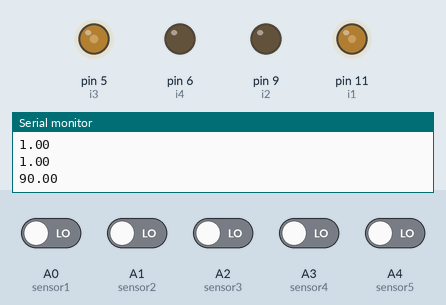
Recording of a sketch running on a simulated Arduino Mega 2560, built with avr-gcc and run on an emulated ATmega2560. Parts: output pins drawn as LEDs (lit = HIGH), the last lines printed to the serial monitor. Dashed ring = blinking. Inputs (shaded band) come from the test bench; at power-on: A0 (sensor1), A1 (sensor2), A2 (sensor3), A3 (sensor4), A4 (sensor5) LOW.

Above: at 2.2 s.
2.3 s: A0 (sensor1) driven HIGH
At 4.3 s:
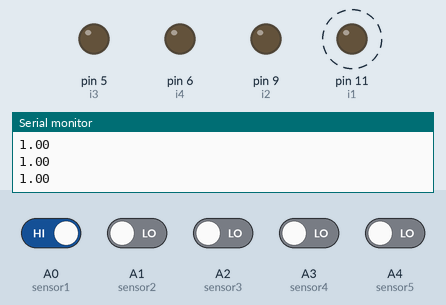
5.3 s: A2 (sensor3) driven HIGH
At 5.9 s:
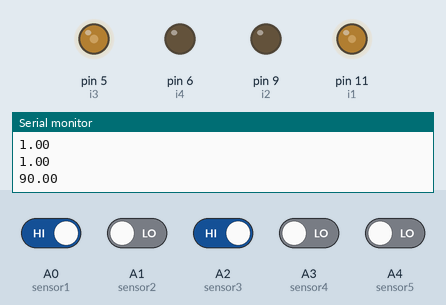
8.3 s: A1 (sensor2) driven HIGH
At 8.67 s:
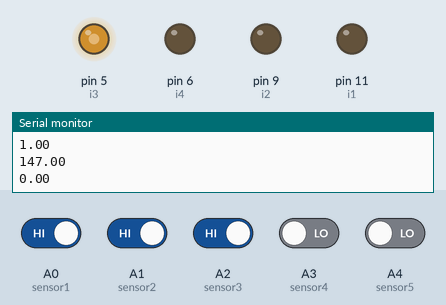
11.3 s: A4 (sensor5) driven HIGH
At 11.64 s:
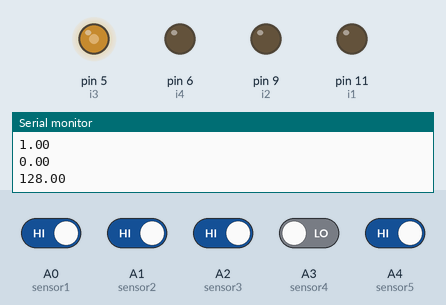
14.3 s: A3 (sensor4) driven HIGH
At 15.6 s:
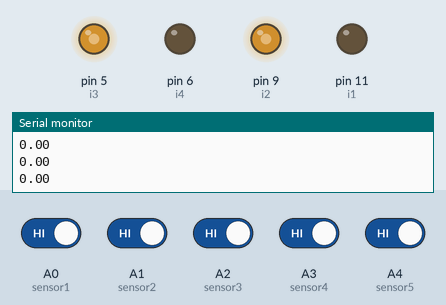
17.3 s: A0 (sensor1) driven LOW
At 17.82 s:
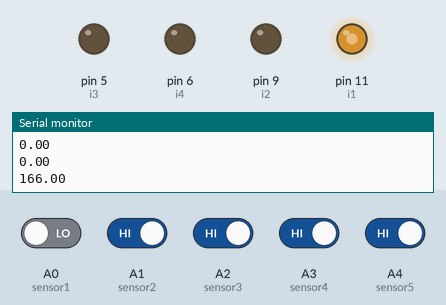
Timing chart, 0 to 20.3 s (numbered marks = the images above; inputs shaded):
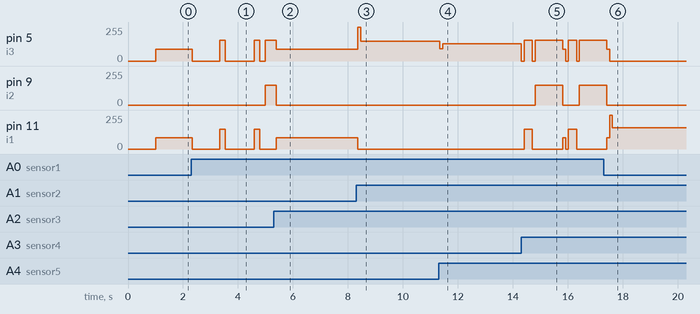

Measured:
- after the input at 2.3 s, pin 5 (i3): goes 0/255 1.0 s, 155/255 0.20 s, 0/255 1.1 s, 155/255 0.20 s, 0/255 0.20 s, then 155/255, starting at once; pin 9 (i2): 0/255 → 150/255 after 2.7 s; pin 11 (i1): alternates 150/255 for 0.20 s and 0/255 for 1.0 s, starting at once
- after the input at 5.3 s, pin 5 (i3): goes on until 5.4 s, then stays 90/255
- after the input at 8.3 s, pin 5 (i3): 90/255 → 255/255 after 0.06 s, → 147/255 0.10 s later; pin 11 (i1): 85/255 → 0/255 after 0.06 s
- after the input at 11.3 s, pin 5 (i3): 147/255 → 91/255 at once, → 128/255 0.10 s later
- after the input at 14.3 s, pin 5 (i3): 128/255 → 0/255 at once, → 155/255 0.10 s later, → 0/255 0.30 s later, → 155/255 0.10 s later, … (9 changes in this stretch); pin 9 (i2): 0/255 → 150/255 after 0.51 s, → 0/255 1.0 s later, → 150/255 0.60 s later
- after the input at 17.3 s, pin 5 (i3): goes on until 17.5 s, then stays 0/255; pin 9 (i2): goes on until 17.4 s, then stays 0/255

The sketch:

meshmerize_29_12.ino
```cpp
//PID LINE FOLLOWER
//(imagine th at you are driving the bot for right-left convention)

// use MEGA
/* on motor driver
 *  M1 left motor red
 *  M2
 *  M3 right motor red
 *  M4
 *  I1 11 M1
 *  I2 9
 *  I3 right motor
 *  I4
 */

//motor driver-pins must be pwm to control speed!!!

#define i1 11 //right forward
#define i2 9  //right backward
#define i3 5  //left forward
#define i4 6  //left backward

//IR ARRAY
#define  sensor1 A0     // RIGHT most sensor
#define  sensor2 A1
#define  sensor3 A2
#define  sensor4 A3
#define  sensor5 A4     // LEFT most sensor
#define  sensorL A5
#define  sensorR 10     // A6 is damaged

//BUTTON,LED
#define BUTTON 3  //Interrupt
#define LED 12

#define L 1
#define S 2
#define R 3
//#define U 4

//#define Sample_Time = 1;

int  inter[50]={0};
int inter_num = 0 ; // keeps track of directions

float ir[6];  //ir array values

int s=90;//fixed speed

// PID Constants
float Kp=19;//30
float Ki=0.00;
float Kd=37;//50.0;


//unsigned long last_time = millis();

float sum;

float pos;    //instantaneous position
float setpoint;
float PID_value = 0;


void calculate_PID();
void forward();
void stop_();
void left_turn(int);
void right_turn(int);
void path_error();
void setup() {


//motor driver
  pinMode(i1,OUTPUT);
  pinMode(i2,OUTPUT);
  pinMode(i3,OUTPUT);
  pinMode(i4,OUTPUT);


// ir array
  pinMode(sensor1,INPUT);
  pinMode(sensor2,INPUT);
  pinMode(sensor3,INPUT);
  pinMode(sensor4,INPUT);
  pinMode(sensor5,INPUT);
  //pinMode(sensorL, INPUT);
  //pinMode(sensorR, INPUT);
  //pinMode(BUTTON, INPUT);
  //attachInterrupt(digitalPinToInterrupt(BUTTON), run_mode, FALLING);
  Serial.begin(9600);

  setpoint=0 ;
  delay(1000);
}


float error=0, previous_error = 0, P = 0, I = 0, D = 0;

void loop() {
  find_position();
  //if(!runMode){
    direction_decoder();
  //}
  //else{
    //path_follow();
  //}
  calculate_PID();
  if(error>0){
    if (PID_value < 0) PID_value = PID_value * -1;
    Serial.println(s+PID_value);
    analogWrite(i1,s+PID_value-5);
    analogWrite(i2,0);
    analogWrite(i3,0);//sminor
    analogWrite(i4,0);
  }
  if(error<0){
    if (PID_value < 0) PID_value = PID_value * -1;
    Serial.println(s+PID_value);
    analogWrite(i1,0);  //sminor
    analogWrite(i2,0);
    analogWrite(i3,s+PID_value);
    analogWrite(i4,0);
  }
  if(error==0){
    if (PID_value < 0) PID_value = PID_value * -1;
    Serial.println(s+PID_value);
    analogWrite(i1,s-5);
    analogWrite(i2,0);
    analogWrite(i3,s);
    analogWrite(i4,0);
  }
  delay(100);
  forward();
}


void find_position(){

  ir[1] = digitalRead(sensor1);
  ir[1]=(!ir[1]);
  Serial.println(ir[1]);
  ir[2] = digitalRead(sensor2);
  ir[2]=(!ir[2]);
  Serial.println(ir[2]);
  ir[3] = digitalRead(sensor3);
  ir[3]=(!ir[3]);
  Serial.println(ir[3]);
  ir[4] = digitalRead(sensor4);
  ir[4]=(!ir[4]);
  Serial.println(ir[4]);
  ir[5] = digitalRead(sensor5);
  ir[5]=(!ir[5]);
  Serial.println(ir[5]);
  /*ir[6] = digitalRead(sensorL);
  ir[6]=(!ir[6]);
  Serial.println(ir[6]);
  ir[7] = digitalRead(sensorR);
  ir[7]=(!ir[7]);
  Serial.println(ir[5]);*/
}


void direction_decoder(void){
  if ((ir[1] == 1) && (ir[2] == 1) && (ir[3] == 1) && (ir[5] == 0)){//R - MAIN
    error = 0;
    stop_();
    delay(1000);
    forward();
    delay(100);
    find_position();
    if ((ir[1] == 1) && (ir[2] == 1) && (ir[3] == 1) && (ir[4] == 1) && (ir[5] == 1)){// T
      stop_();
      delay(50);
      left_turn(400);
      inter[inter_num] += L;
      inter_num++;
    }
    else{
      //forward();
      delay(100);
      stop_();
      delay(1000);
      find_position();
      if ((ir[1] == 0) && (ir[2] == 0) && (ir[5] == 1)){//R-LA
        delay(50);
        left_turn(200);
        inter[inter_num] += L;
        inter_num++;
      }
      /*else if ((ir[1] == 1) && (ir[4] == 0) && (ir[5] == 0)){//R-RA

      }*/
      else if ((ir[1] == 0) &&( (ir[2] == 1)||(ir[3] == 1)||(ir[4] == 1)) && (ir[5] == 0)){//R-ST
        forward();
        inter[inter_num] += S;
        inter_num++;
        delay(50);
      }
      else {//R
        //delay(50);
        right_turn(400);
      }
    }
  }
  else if ((ir[1] == 0) && (ir[3] == 1) && (ir[4] == 1) && (ir[5] == 1)){//L - MAIN
    error = 0;
    stop_();
    delay(1000);
    forward();
    delay(100);
    find_position();
    if ((ir[2] == 1) && (ir[3] == 1) && (ir[4] == 1) && (ir[5] == 1) && (ir[1] == 1)){ // T
      stop_();
      delay(50);
      left_turn(400);
      inter[inter_num] += L;
      inter_num++;
      find_position();
    }
    else{
      //forward();
      delay(100);
      stop_();
      delay(1000);
      find_position();
      /*if ((ir[1] == 0) && (ir[2] == 0) && (ir[5] == 1)){//L-LA
        //delay(50);
        left_turn(400);
      }*/
      if ((ir[1] == 1) && (ir[4] == 0) && (ir[5] == 0)){//L-RA
        delay(50);
        left_turn(400);
        inter[inter_num] += L;
        inter_num++;
      }
      else if ((ir[1] == 0) && ( (ir[2] == 1)||(ir[3] == 1)||(ir[4] == 1)) && (ir[5] == 0)){//L-ST
        delay(50);
        left_turn(400);
        inter[inter_num] += L;
        inter_num++;
      }
      else {//L
        delay(50);
        left_turn(400);
      }
    }
  }
  /*else if ((ir[1] == 1) && (ir[2] == 1) && (ir[3] == 1) && (ir[4] == 1) && (ir[5] == 1)){
    error = 0;
    delay(0);
    stop_();
    delay(50);
    left_turn(400);
  }*/
  else if ((ir[1] == 0) && (ir[2] == 1) && (ir[3] == 1) && (ir[4] == 1) && (ir[5] == 0)){ // Y- Intersection
    //stop_();
    delay(100);
    //forward();
    //delay(50);
    stop_();
    delay(1000);
    find_position();
    if(((ir[7] == 1)||(ir[1] == 1)) && ((ir[5] == 1)||(ir[6] == 1))){
      left_turn(200);
      //dir[dir_num] = L;
      //dir++;
      inter[inter_num] += L;
      inter_num++;
    }
  }
  else if ((ir[1] == 0) && (ir[2] == 0) && (ir[3] == 0) && (ir[4] == 0) && (ir[5] == 1)){
    error = -4;
  }
  else if ((ir[1] == 0) && (ir[2] == 0) && (ir[3] == 0) && (ir[4] == 1) && (ir[5] == 0)){
    error = -2;//2
  }
  else if ((ir[1] == 0) && (ir[2] == 0) && (ir[3] == 1) && (ir[4] == 0) && (ir[5] == 0)){
    error = 0;
  }
  else if ((ir[1] == 0) && (ir[2] == 1) && (ir[3] == 0) && (ir[4] == 0) && (ir[5] == 0)){
    error = 2; //2
  }
  else if ((ir[1] == 1) && (ir[2] == 0) && (ir[3] == 0) && (ir[4] == 0) && (ir[5] == 0)){
    error = 4;
  }
  else if ((ir[1] == 0) && (ir[2] == 0) && (ir[3] == 0) && (ir[4] == 1) && (ir[5] == 1)){
    error = -3;
  }
  else if ((ir[1] == 0) && (ir[2] == 0) && (ir[3] == 1) && (ir[4] == 1) && (ir[5] == 0)){
    error = -0.8;
  }
  else if ((ir[1] == 0) && (ir[2] == 1) && (ir[3] == 1) && (ir[4] == 0) && (ir[5] == 0)) {
    error = 0.8;
  }
  else if ((ir[1] == 1) && (ir[2] == 1) && (ir[3] == 0) && (ir[4] == 0) && (ir[5] == 0)) {
    error = 3;
  }
  else if ((ir[1] == 0) && (ir[2] == 0) && (ir[3] == 0) && (ir[4] == 0) && (ir[5] == 0)){
    error = 0;
    stop_();
    delay(100);
    u_turn();
    //dir[dir_num] = U;
    //inter[inter_num] = 0
    inter_num--;
    //dir_num++;
  }
}


void calculate_PID(){
  //unsigned long now = mills();
  //if(last_time+SampleTime>=now){
  P = error;
  if(I>240)
  {
    I=240;
  }
  if(I<-240)
  {
    I=-240;
  }
  I = I + error;
  D =  previous_error - error;
  previous_error = error;
  PID_value = int(P*Kp + I*Ki - D*Kd);
 /* Serial.print("error value is   ");
  Serial.println(error);
  Serial.print("pid value is   ");
  Serial.println(PID_value);
    Serial.print("p value is   ");
  Serial.println(P);
    Serial.print("I value is   ");
  Serial.println(I);
  Serial.print("D value is   ");
  Serial.println(D);*/
}
//last_time = now;

//      //////////////////////////////RIGHT TURN
//        if(ir[1]==1)
//        {
//         //delay(500);
//         while(1){
//        analogWrite(i1,0);
//        analogWrite(i2,rs);
//        analogWrite(i3,ls);
//        analogWrite(i4,0);
//
//      ir[3] = digitalRead(sensor3);
//      ir[3]=(!ir[3]);`
//      if(ir[3]==1){
//        break;
//        }
//          }
//          //forward();
//        }
//        /////////////////////////////////////LEFT TURN
//        if (ir[5]==1)
//        {
//          //delay(5000);
//         while(1){
//        analogWrite(i1,rs);
//        analogWrite(i2,0);
//        analogWrite(i3,0);
//        analogWrite(i4,ls);
//
//      ir[3] = digitalRead(sensor3);
//       ir[3]=(!ir[3]);
//      if(ir[3]==0){
//        break;
//
//        }
//       }
//       //forward();
//      }
//}

//void turnspeed(){
//  //Restricting the error value between +255.
//rs = s;
//ls = s;
// if(PID_value<0)
// {
//  ls = s+PID_value;
//  }
//  if(PID_value>0)
//  {
//    rs = s-PID_value;
//    }
//
//  if (rs < 0){
//    rs = 0;
//  }
//  if (rs> 255){
//    rs = 255;
//    }
//
//    if (ls < 0){
//    ls = 0;
//    }
//  if (ls> 255){
//    ls = 255;
//    }
//
//}


/*void reverse()
{
  /*The pin numbers and high, low values might be different depending on your connections */
//  digitalWrite(i1, LOW);
//  digitalWrite(i2, HIGH);
//  digitalWrite(i3, LOW);
//  digitalWrite(i4, HIGH);
//}
//
// void right()
//{
//  /*The pin numbers and high, low values might be different depending on your connections */
//  analogWrite(i1, 0);
//  analogWrite(i2, 0);
//  analogWrite(i3, rs);
//  analogWrite(i4, 0);
//  //delay(500);
//}
//
//void left()
//{
//  /*The pin numbers and high, low values might be different depending on your connections */
//  analogWrite(i1, rs);
//  analogWrite(i2, 0);
//  analogWrite(i3, 0);
//  analogWrite(i4, 0);
//  delay(500);
//}
//void forwardmove()
//{
//  /*The pin numbers and high, low values might be different depending on your connections */
//  analogWrite(i1, rs);
//  analogWrite(i2, 0);
//  analogWrite(i3, ls);
//  analogWrite(i4, 0);
//}*/
//


void forward(){
  analogWrite(i1,150);
  analogWrite(i2,0);
  analogWrite(i3,155);
  analogWrite(i4,0);
}


void right_turn(int delay_) {
  /*The pin numbers and high, low values might be different depending on your connections */
  /*analogWrite(i1, 150);
  analogWrite(i2, 0);
  analogWrite(i3, 150);
  analogWrite(i4, 0);*/
  forward();
  //  while((!digitalRead(sensor1))||(!digitalRead(sensor2))||(!digitalRead(sensor3))||(!digitalRead(sensor4))||(!digitalRead(sensor5)));
  delay(delay_/2);
  stop_();
  delay(200);
  analogWrite(i1, 150);
  analogWrite(i2, 0);
  analogWrite(i3, 0);
  analogWrite(i4, 155);
  delay(delay_);
  /*while((!digitalRead(sensor4))){
    delay(10);
    Serial.print("Right");
  }*/
}
void left_turn(int delay_) {
  /*The pin numbers and high, low values might be different depending on your connections */
  forward();
  //while((!digitalRead(sensor1))||(!digitalRead(sensor2))||(!digitalRead(sensor3))||(!digitalRead(sensor4))||(!digitalRead(sensor5)));
  delay(delay_/2);
  stop_();
  delay(200);
  analogWrite(i1, 0);
  analogWrite(i2, 150);
  analogWrite(i3, 155);
  analogWrite(i4, 0);
  delay(delay_);
  /*while((!digitalRead(sensor2))){
    delay(10);
    Serial.print("Left");
  }*/
}

void u_turn() {
  /*The pin numbers and high, low values might be different depending on your connections */
  forward();
  //while((!digitalRead(sensor1))||(!digitalRead(sensor2))||(!digitalRead(sensor3))||(!digitalRead(sensor4))||(!digitalRead(sensor5)));
  delay(300);
  stop_();
  delay(100);
  analogWrite(i1, 0);
  analogWrite(i2, 150);
  analogWrite(i3, 155);
  analogWrite(i4, 0);
  delay(1000);
  /*while((!digitalRead(sensor2))){
    delay(10);
    Serial.print("Left");
  }*/
}

void stop_()
{
  analogWrite(i1, 0);
  analogWrite(i2, 0);
  analogWrite(i3, 0);
  analogWrite(i4, 0);

}

void run_mode(){
//  runMode = true;
}
```
